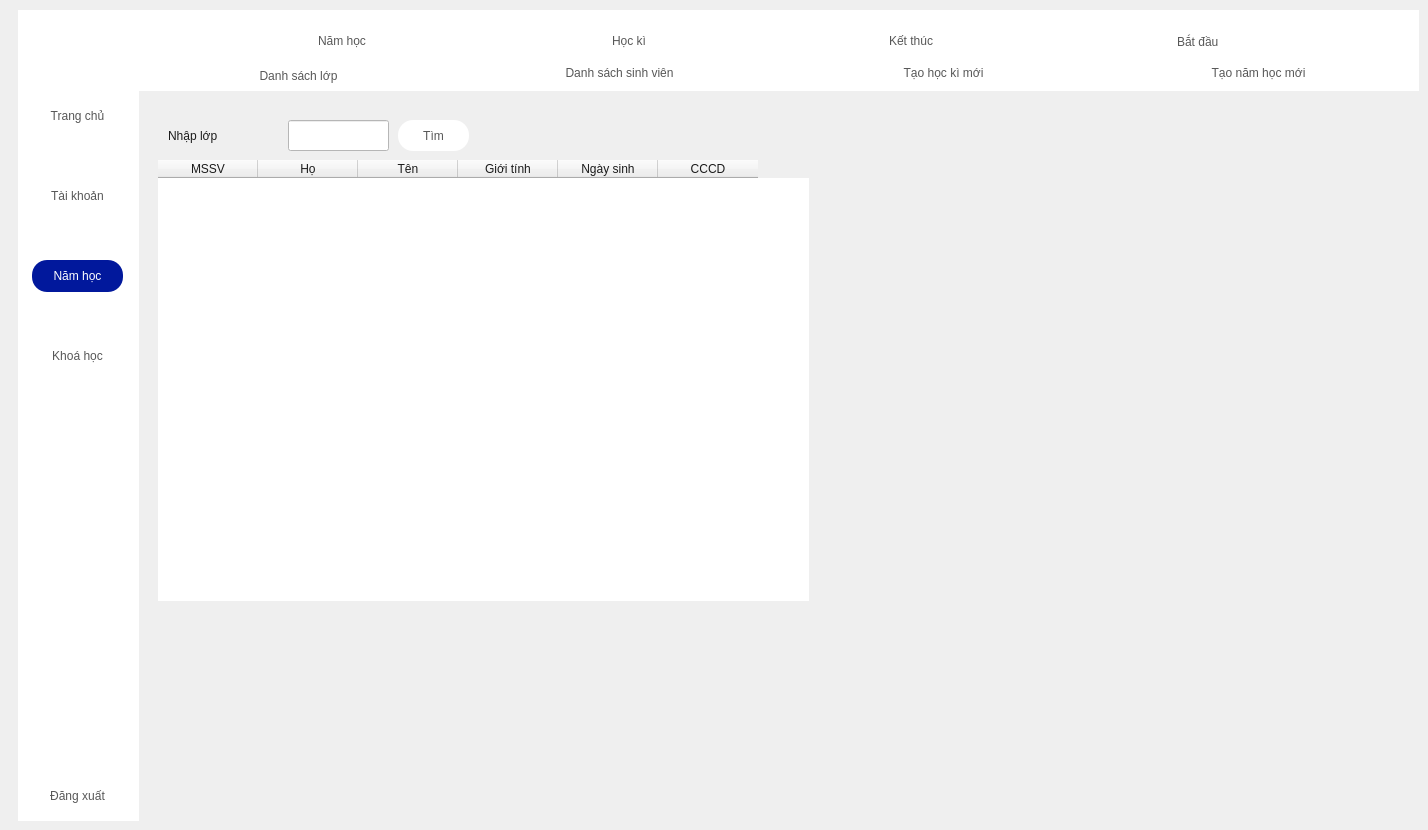
      <widget class="QWidget" name="page_5">
       <widget class="QWidget" name="widget_7" native="true">
        <property name="geometry">
         <rect>
          <x>18</x>
          <y>10</y>
          <width>121</width>
          <height>811</height>
         </rect>
        </property>
        <property name="styleSheet">
         <string notr="true">background-color: rgb(255, 255, 255);</string>
        </property>
        <widget class="QPushButton" name="home_13">
         <property name="geometry">
          <rect>
           <x>14</x>
           <y>90</y>
           <width>91</width>
           <height>32</height>
          </rect>
         </property>
         <property name="styleSheet">
          <string notr="true">QPushButton{
border:none;
color: rgba(0, 0, 0, 168);
font: 600 13pt &quot;Lora SemiBold&quot;;
}
QPushButton:Hover
{
background-color: rgb(1, 24, 156);
border:none;
color: rgb(255, 255, 255);
font: 600 13pt &quot;Lora SemiBold&quot;;
border-radius: 15px;
}
QPushButton:Pressed
{
border:none;
color: rgba(0, 0, 0, 168);
font: 600 13pt &quot;Lora SemiBold&quot;;
}</string>
         </property>
         <property name="text">
          <string>Trang chủ</string>
         </property>
        </widget>
        <widget class="QPushButton" name="logOut_13">
         <property name="geometry">
          <rect>
           <x>14</x>
           <y>770</y>
           <width>91</width>
           <height>32</height>
          </rect>
         </property>
         <property name="styleSheet">
          <string notr="true">QPushButton{
	border:none;
	color: rgba(0, 0, 0, 168);
	font: 700 13pt &quot;Arial&quot;;
}
QPushButton:Hover
{
	border:none;
	color:rgb(255, 255, 255);
	background-color: rgb(0, 89, 255);
	border-radius:5px;
	font: 700 13pt &quot;Arial&quot;;
}</string>
         </property>
         <property name="text">
          <string>Đăng xuất</string>
         </property>
        </widget>
        <widget class="QPushButton" name="account_3">
         <property name="geometry">
          <rect>
           <x>14</x>
           <y>170</y>
           <width>91</width>
           <height>32</height>
          </rect>
         </property>
         <property name="styleSheet">
          <string notr="true">QPushButton{
border:none;
color: rgba(0, 0, 0, 168);
font: 600 13pt &quot;Lora SemiBold&quot;;
}
QPushButton:Hover
{
background-color: rgb(1, 24, 156);
border:none;
color: rgb(255, 255, 255);
font: 600 13pt &quot;Lora SemiBold&quot;;
border-radius: 15px;
}
QPushButton:Pressed
{
border:none;
color: rgba(0, 0, 0, 168);
font: 600 13pt &quot;Lora SemiBold&quot;;
}</string>
         </property>
         <property name="text">
          <string>Tài khoản</string>
         </property>
        </widget>
        <widget class="QPushButton" name="course_11">
         <property name="geometry">
          <rect>
           <x>14</x>
           <y>330</y>
           <width>91</width>
           <height>32</height>
          </rect>
         </property>
         <property name="styleSheet">
          <string notr="true">QPushButton{
border:none;
color: rgba(0, 0, 0, 168);
font: 600 13pt &quot;Lora SemiBold&quot;;
}
QPushButton:Hover
{
background-color: rgb(1, 24, 156);
border:none;
color: rgb(255, 255, 255);
font: 600 13pt &quot;Lora SemiBold&quot;;
border-radius: 15px;
}
QPushButton:Pressed
{
border:none;
color: rgba(0, 0, 0, 168);
font: 600 13pt &quot;Lora SemiBold&quot;;
}</string>
         </property>
         <property name="text">
          <string>Khoá học</string>
         </property>
        </widget>
        <widget class="QPushButton" name="schoolYear_19">
         <property name="geometry">
          <rect>
           <x>14</x>
           <y>250</y>
           <width>91</width>
           <height>32</height>
          </rect>
         </property>
         <property name="styleSheet">
          <string notr="true">QPushButton{
background-color: rgb(1, 24, 156);
border:none;
color: rgb(255, 255, 255);
font: 600 13pt &quot;Lora SemiBold&quot;;
border-radius: 15px;
}</string>
         </property>
         <property name="text">
          <string>Năm học</string>
         </property>
        </widget>
        <zorder>home_13</zorder>
        <zorder>account_3</zorder>
        <zorder>course_11</zorder>
        <zorder>schoolYear_19</zorder>
        <zorder>logOut_13</zorder>
       </widget>
       <widget class="QWidget" name="widget_8" native="true">
        <property name="geometry">
         <rect>
          <x>138</x>
          <y>10</y>
          <width>1281</width>
          <height>81</height>
         </rect>
        </property>
        <property name="styleSheet">
         <string notr="true">background-color: rgb(255, 255, 255);</string>
        </property>
        <widget class="QLineEdit" name="schoolYear_4">
         <property name="geometry">
          <rect>
           <x>80</x>
           <y>10</y>
           <width>91</width>
           <height>31</height>
          </rect>
         </property>
         <property name="styleSheet">
          <string notr="true">color: rgba(0, 0, 0, 168);
border:none;
</string>
         </property>
        </widget>
        <widget class="QLineEdit" name="semester">
         <property name="geometry">
          <rect>
           <x>230</x>
           <y>10</y>
           <width>181</width>
           <height>31</height>
          </rect>
         </property>
         <property name="styleSheet">
          <string notr="true">color: rgba(0, 0, 0, 168);
border:none;
</string>
         </property>
        </widget>
        <widget class="QLineEdit" name="startDate">
         <property name="geometry">
          <rect>
           <x>360</x>
           <y>10</y>
           <width>81</width>
           <height>31</height>
          </rect>
         </property>
         <property name="styleSheet">
          <string notr="true">color: rgba(0, 0, 0, 168);
border:none;
</string>
         </property>
        </widget>
        <widget class="QLineEdit" name="endDate">
         <property name="geometry">
          <rect>
           <x>520</x>
           <y>10</y>
           <width>91</width>
           <height>31</height>
          </rect>
         </property>
         <property name="styleSheet">
          <string notr="true">color: rgba(0, 0, 0, 168);
border:none;
</string>
         </property>
        </widget>
        <widget class="QPushButton" name="listClasses">
         <property name="geometry">
          <rect>
           <x>100</x>
           <y>50</y>
           <width>121</width>
           <height>32</height>
          </rect>
         </property>
         <property name="styleSheet">
          <string notr="true">QPushButton{
	border:none;
	color: rgba(0, 0, 0, 168);
	font: 700 13pt &quot;Arial&quot;;
}
QPushButton:Hover
{
	border:none;
	color:rgb(255, 255, 255);
	background-color: rgb(0, 89, 255);
	border-radius:5px;
	font: 700 13pt &quot;Arial&quot;;
}</string>
         </property>
         <property name="text">
          <string>Danh sách lớp</string>
         </property>
        </widget>
        <widget class="QPushButton" name="listStudentInClass">
         <property name="geometry">
          <rect>
           <x>396</x>
           <y>47</y>
           <width>171</width>
           <height>32</height>
          </rect>
         </property>
         <property name="styleSheet">
          <string notr="true">QPushButton{
	border:none;
	color: rgba(0, 0, 0, 168);
	font: 700 13pt &quot;Arial&quot;;
}
QPushButton:Hover
{
	border:none;
	color:rgb(255, 255, 255);
	background-color: rgb(0, 89, 255);
	border-radius:5px;
	font: 700 13pt &quot;Arial&quot;;
}</string>
         </property>
         <property name="text">
          <string>Danh sách sinh viên</string>
         </property>
        </widget>
        <widget class="QPushButton" name="newSemester">
         <property name="geometry">
          <rect>
           <x>740</x>
           <y>47</y>
           <width>131</width>
           <height>32</height>
          </rect>
         </property>
         <property name="styleSheet">
          <string notr="true">QPushButton{
	border:none;
	color: rgba(0, 0, 0, 168);
	font: 700 13pt &quot;Arial&quot;;
}
QPushButton:Hover
{
	border:none;
	color:rgb(255, 255, 255);
	background-color: rgb(0, 89, 255);
	border-radius:5px;
	font: 700 13pt &quot;Arial&quot;;
}</string>
         </property>
         <property name="text">
          <string>Tạo học kì mới</string>
         </property>
        </widget>
        <widget class="QLabel" name="label_15">
         <property name="geometry">
          <rect>
           <x>180</x>
           <y>20</y>
           <width>71</width>
           <height>21</height>
          </rect>
         </property>
         <property name="styleSheet">
          <string notr="true">color: rgba(0, 0, 0, 168);
	font: 700 13pt &quot;Arial&quot;;</string>
         </property>
         <property name="text">
          <string>Năm học</string>
         </property>
        </widget>
        <widget class="QLabel" name="label_16">
         <property name="geometry">
          <rect>
           <x>474</x>
           <y>20</y>
           <width>51</width>
           <height>21</height>
          </rect>
         </property>
         <property name="styleSheet">
          <string notr="true">color: rgba(0, 0, 0, 168);
font: 700 13pt &quot;Arial&quot;;</string>
         </property>
         <property name="text">
          <string>Học kì</string>
         </property>
        </widget>
        <widget class="QLabel" name="label_17">
         <property name="geometry">
          <rect>
           <x>1039</x>
           <y>22</y>
           <width>61</width>
           <height>20</height>
          </rect>
         </property>
         <property name="styleSheet">
          <string notr="true">color: rgba(0, 0, 0, 168);
font: 700 13pt &quot;Arial&quot;;</string>
         </property>
         <property name="text">
          <string>Bắt đầu</string>
         </property>
        </widget>
        <widget class="QLabel" name="label_18">
         <property name="geometry">
          <rect>
           <x>751</x>
           <y>20</y>
           <width>71</width>
           <height>21</height>
          </rect>
         </property>
         <property name="styleSheet">
          <string notr="true">color: rgba(0, 0, 0, 168);
font: 700 13pt &quot;Arial&quot;;</string>
         </property>
         <property name="text">
          <string>Kết thúc</string>
         </property>
        </widget>
        <widget class="QPushButton" name="newSchoolYear">
         <property name="geometry">
          <rect>
           <x>1040</x>
           <y>47</y>
           <width>161</width>
           <height>32</height>
          </rect>
         </property>
         <property name="styleSheet">
          <string notr="true">QPushButton{
	border:none;
	color: rgba(0, 0, 0, 168);
	font: 700 13pt &quot;Arial&quot;;
}
QPushButton:Hover
{
	border:none;
	color:rgb(255, 255, 255);
	background-color: rgb(0, 89, 255);
	border-radius:5px;
	font: 700 13pt &quot;Arial&quot;;
}</string>
         </property>
         <property name="text">
          <string>Tạo năm học mới</string>
         </property>
        </widget>
        <zorder>semester</zorder>
        <zorder>schoolYear_4</zorder>
        <zorder>startDate</zorder>
        <zorder>endDate</zorder>
        <zorder>listClasses</zorder>
        <zorder>listStudentInClass</zorder>
        <zorder>newSemester</zorder>
        <zorder>label_15</zorder>
        <zorder>label_16</zorder>
        <zorder>label_17</zorder>
        <zorder>label_18</zorder>
        <zorder>newSchoolYear</zorder>
       </widget>
       <widget class="QStackedWidget" name="stackedWidget_2">
        <property name="geometry">
         <rect>
          <x>148</x>
          <y>120</y>
          <width>661</width>
          <height>481</height>
         </rect>
        </property>
        <property name="currentIndex">
         <number>1</number>
        </property>
        <widget class="QWidget" name="page_6">
         <widget class="QTableWidget" name="table_class">
          <property name="geometry">
           <rect>
            <x>40</x>
            <y>20</y>
            <width>1211</width>
            <height>581</height>
           </rect>
          </property>
          <property name="styleSheet">
           <string notr="true">QTableWidget {
	color: rgba(0, 0, 0, 168);
	font: 14pt &quot;Arial&quot;;
	gridline-color:black;
	border:none;
}
QHeaderView{
	font: 700 14pt &quot;Arial&quot;;
	color: rgb(27, 27, 27);
	gridline-color:black;
}</string>
          </property>
          <property name="selectionMode">
           <enum>QAbstractItemView::SingleSelection</enum>
          </property>
          <property name="sortingEnabled">
           <bool>false</bool>
          </property>
          <attribute name="verticalHeaderVisible">
           <bool>false</bool>
          </attribute>
          <column>
           <property name="text">
            <string>Lớp</string>
           </property>
           <property name="font">
            <font>
             <family>Josefin Sans SemiBold</family>
             <pointsize>12</pointsize>
            </font>
           </property>
          </column>
          <column>
           <property name="text">
            <string>Số lượng sinh viên</string>
           </property>
           <property name="font">
            <font>
             <family>Josefin Sans SemiBold</family>
             <pointsize>12</pointsize>
             <bold>false</bold>
            </font>
           </property>
          </column>
         </widget>
        </widget>
        <widget class="QWidget" name="page_7">
         <widget class="QTableWidget" name="tableStudents">
          <property name="geometry">
           <rect>
            <x>10</x>
            <y>40</y>
            <width>1251</width>
            <height>661</height>
           </rect>
          </property>
          <property name="styleSheet">
           <string notr="true">QTableWidget {
	gridline-color:black;
	color: rgb(22, 23, 23);
	border:none;
}
QHeaderView {
	font: 700 14pt &quot;Arial&quot;;
	color: rgb(27, 27, 27);
	gridline-color:black;
}</string>
          </property>
          <column>
           <property name="text">
            <string>MSSV</string>
           </property>
          </column>
          <column>
           <property name="text">
            <string>Họ</string>
           </property>
          </column>
          <column>
           <property name="text">
            <string>Tên</string>
           </property>
          </column>
          <column>
           <property name="text">
            <string>Giới tính</string>
           </property>
          </column>
          <column>
           <property name="text">
            <string>Ngày sinh</string>
           </property>
          </column>
          <column>
           <property name="text">
            <string>CCCD</string>
           </property>
          </column>
         </widget>
         <widget class="QLabel" name="label_19">
          <property name="geometry">
           <rect>
            <x>20</x>
            <y>0</y>
            <width>91</width>
            <height>31</height>
           </rect>
          </property>
          <property name="styleSheet">
           <string notr="true">font: 700 14pt &quot;Arial&quot;;
color: rgb(27, 27, 27);</string>
          </property>
          <property name="text">
           <string>Nhập lớp</string>
          </property>
         </widget>
         <widget class="QLineEdit" name="className">
          <property name="geometry">
           <rect>
            <x>140</x>
            <y>0</y>
            <width>101</width>
            <height>31</height>
           </rect>
          </property>
          <property name="styleSheet">
           <string notr="true">color: rgb(27, 27, 27);
background-color: rgb(255, 255, 255);</string>
          </property>
         </widget>
         <widget class="QPushButton" name="find">
          <property name="geometry">
           <rect>
            <x>250</x>
            <y>0</y>
            <width>71</width>
            <height>31</height>
           </rect>
          </property>
          <property name="styleSheet">
           <string notr="true">QPushButton{
border:none;
background-color: rgb(255, 255, 255);
color: rgba(0, 0, 0, 168);
font: 600 13pt &quot;Lora SemiBold&quot;;
border-radius: 15px;
}
QPushButton:Hover
{
background-color: rgb(1, 24, 156);
border:none;
color: rgb(255, 255, 255);
font: 600 13pt &quot;Lora SemiBold&quot;;
border-radius: 15px;
}
QPushButton:Pressed
{
border:none;
color: rgba(0, 0, 0, 168);
font: 600 13pt &quot;Lora SemiBold&quot;;
}</string>
          </property>
          <property name="text">
           <string>Tìm</string>
          </property>
         </widget>
        </widget>
       </widget>
       <zorder>widget_8</zorder>
       <zorder>widget_7</zorder>
       <zorder>stackedWidget_2</zorder>
      </widget>
